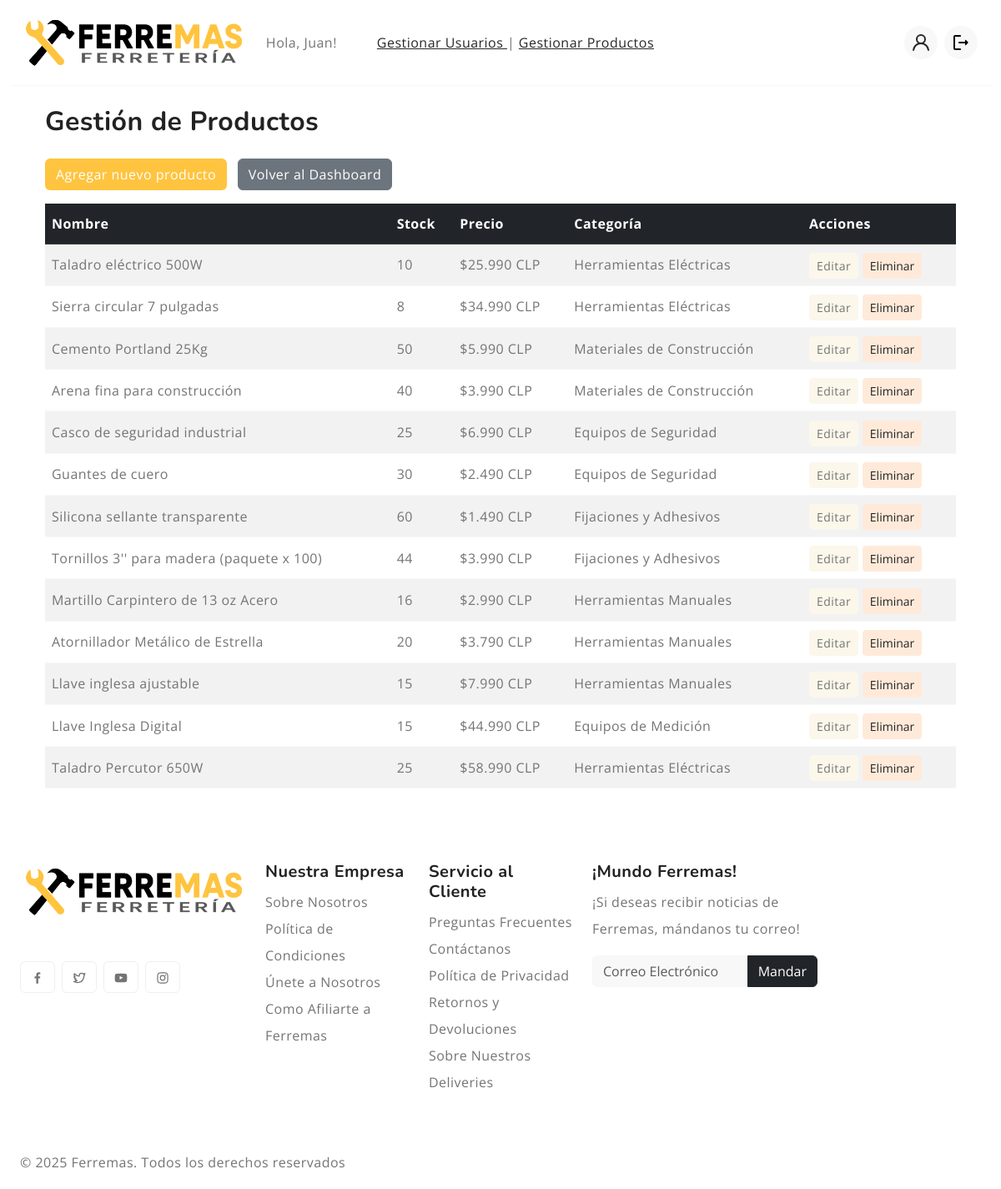
The app's page /administrador/productos/ (signed in), older data.
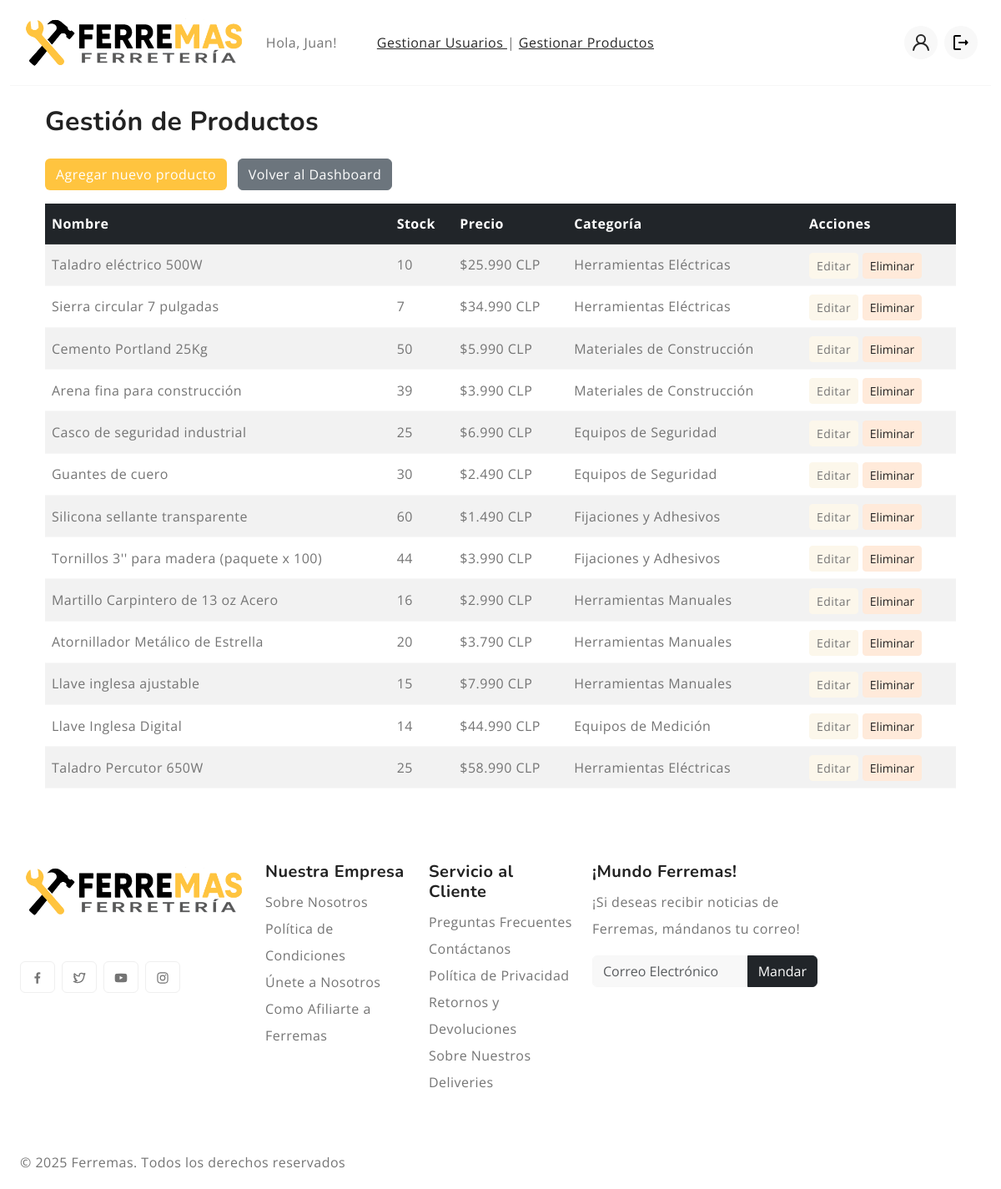
The same page, newer data.
### tienda/models.py (models this page shows, shortened)
class Producto(models.Model):
    nombre = models.CharField(max_length=255)
    descripcion = models.TextField()
    stock = models.IntegerField()
    precio_venta = models.IntegerField()
    precio_compra = models.IntegerField()
    categoria = models.ForeignKey(Categoria, on_delete=models.CASCADE)
    unidad_medida = models.ForeignKey(UnidadMedida, on_delete=models.CASCADE)
    imagen = models.ImageField(upload_to='productos/', blank=True, null=True)

class Categoria(models.Model):
    nombre = models.CharField(max_length=100)
    descripcion = models.TextField()
    imagen = models.ImageField(upload_to='categorias/', blank=True, null=True)
    def __str__(self):
        return self.nombre

### tienda/views.py (the view)
# urls.py: path('administrador/productos/', views.gestion_productos, name='gestion_productos'),
@grupo_requerido('Administrador')
def gestion_productos(request):
    productos = Producto.objects.all()
    return render(request, 'panel_admin/gestion_productos.html', {'productos': productos})

### tienda/context_processors.py (called while the page is built)
def categorias_disponibles(request):
    return {'categorias': Categoria.objects.all()}

def regiones_comunas(request):
    regiones = Region.objects.all()
    regiones_comunas = {}
    for region in regiones:
        regiones_comunas[region.nombre] = Comuna.objects.filter(region=region).order_by('nombre')
    return {
        'regiones_comunas': regiones_comunas
    }

def url_logo(request):
    if request.user.is_authenticated:
        if request.user.groups.filter(name='Bodeguero').exists():
            return {'url_logo': reverse('dashboard_bodeguero')}
        elif request.user.groups.filter(name='Vendedor').exists():
            return {'url_logo': reverse('dashboard_vendedor')}
        elif request.user.groups.filter(name='Administrador').exists():
            return {'url_logo': reverse('dashboard_admin')}
    return {'url_logo': reverse('home')}

def grupo_usuario(request):
    grupo = None
    if request.user.is_authenticated:
        grupos = request.user.groups.values_list('name', flat=True)
        grupo = grupos[0] if grupos else None
    return {'grupo_usuario': grupo}

### templates/panel_admin/gestion_productos.html (shortened to what this page needs)
{% extends 'base.html' %}
{% load static %}
{% load filtros_personalizados %}
{% block content %}
<div class="container my-4">
    <h2 class="mb-4">Gestión de Productos</h2>
    <div class="mb-3">
        <a href="{% url 'crear_producto' %}" class="btn btn-primary">
             Agregar nuevo producto
        </a>
        <a href="{% url 'dashboard_admin' %}" class="btn btn-secondary ms-2">
             Volver al Dashboard
        </a>
    </div>
    <div class="table-responsive">
        <table class="table table-striped table-hover align-middle">
            <thead class="table-dark">
                <tr>
                    <th>Nombre</th>
                    <th>Stock</th>
                    <th>Precio</th>
                    <th>Categoría</th>
                    <th>Acciones</th>
                </tr>
            </thead>
            <tbody>
                {% for producto in productos %}
                <tr>
                    <td>{{ producto.nombre }}</td>
                    <td>{{ producto.stock }}</td>
                    <td>${{ producto.precio_venta|formatear_pesos }}</td>
                    <td>{{ producto.categoria }}</td>
                    <td>
                        <a href="{% url 'editar_producto' producto.id %}" class="btn btn-sm btn-warning">Editar</a>
                        <form action="{% url 'eliminar_producto' producto.id %}" method="post" class="d-inline">
                            <button type="submit" class="btn btn-sm btn-danger" onclick="return confirm('¿Eliminar este producto?');">Eliminar</button>
                        </form>
                    </td>
                </tr>
                {% endfor %}
            </tbody>
        </table>
    </div>
</div>
{% endblock %}

Row changes from the older to the newer data that the page shows:
changed Producto "Sierra circular 7 pulgadas": stock "8" → "7"
changed Producto "Arena fina para construcción": stock "40" → "39"
changed Producto "Llave Inglesa Digital": stock "15" → "14"
